Frame 1 (no input): blank canvas, image omitted
Frame 60 (no input): blank canvas, image omitted
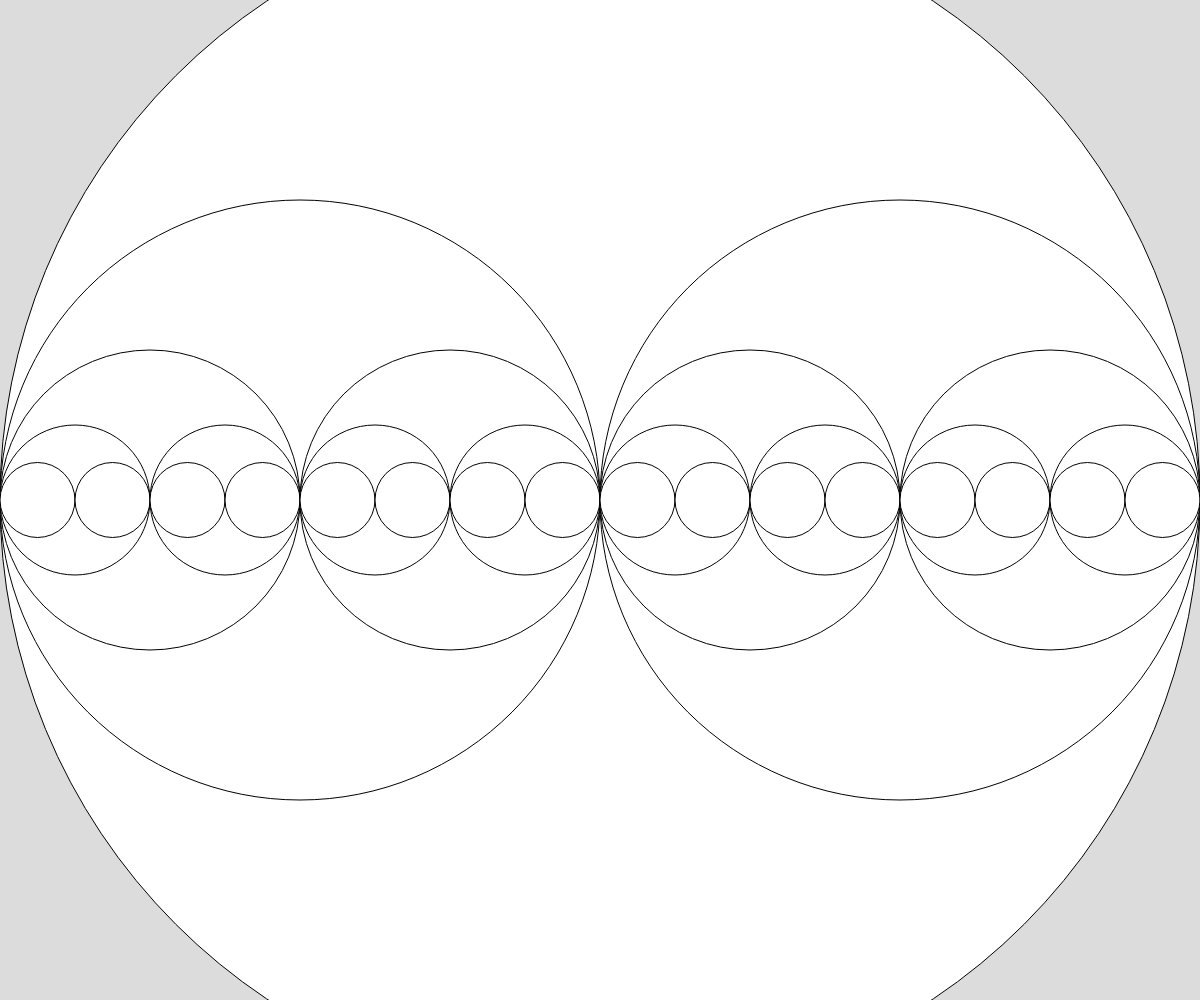
Frame 120 (the mouse pressed at the canvas centre since frame 60)

The p5.js sketch whose frames 1 and 60 were blank and that drew this single picture after the mouse press (run headless with seeded random() and noise() and a simulated clock; from frame 60 on, the mouse is pressed at the canvas centre):

// p5.js sketch
// ── sketch.js
// Fractal Circles with Recursion 
// Dec 18, 2024


function setup() {
  createCanvas(windowWidth, windowHeight);
}

function draw() {
  background(220);

  recursiveCircle(width/2, height/2, mouseX);
}

function recursiveCircle(x, y, radius) {
  circle(x, y, radius*2);

  // Escape Clause 
  if (radius > 50) {
    // Pattern 
    recursiveCircle(x - radius/2, y, radius/2);
    recursiveCircle(x + radius/2, y, radius/2);
  }
}
